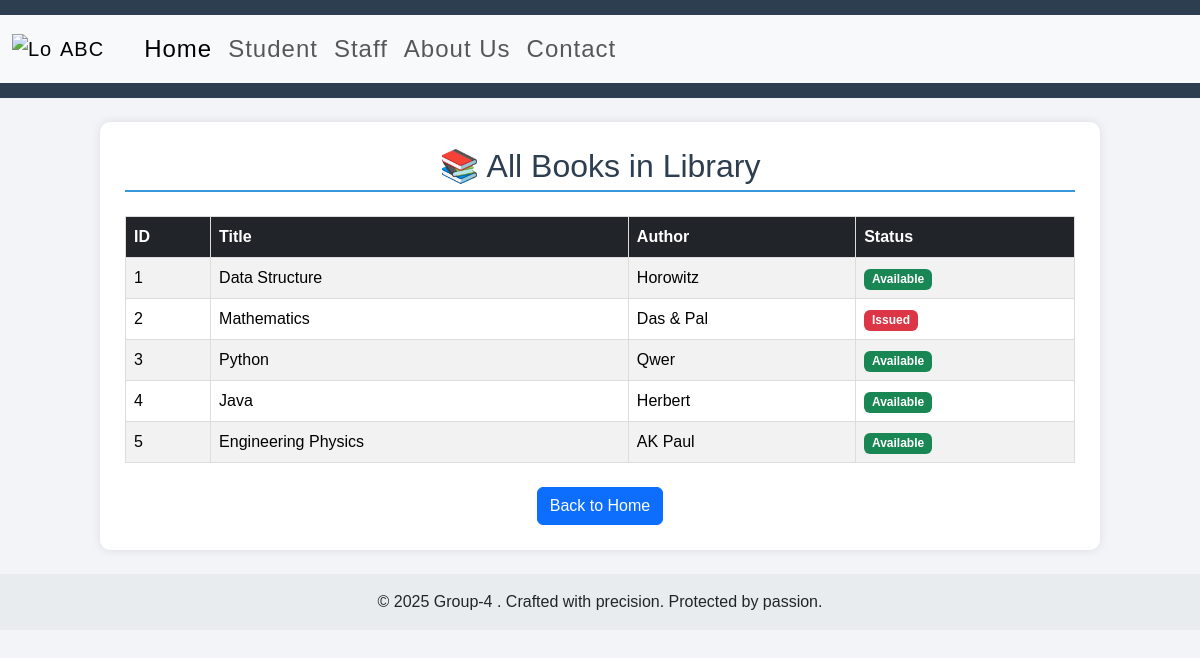
/books, run on the app's committed database.
### app.py (models this page shows)
class Book(db.Model):
    id = db.Column(db.Integer,primary_key=True)
    title = db.Column(db.String(50))
    author = db.Column(db.String(50))
    user = db.Column(db.String(10),default=None) #took
    date = db.Column(db.Date,default=None) #when

### app.py (the view)
@app.route("/books")
def View_Books():
    return render_template("books.html", books=Book.query.all())

### templates/books.html (shortened to what this page needs)
{% extends "base.html" %}
{% block b %}
<div class="container my-4">
    <h2 class="text-center mb-4">📚 All Books in Library</h2>
    {% if books %}
    <table class="table table-striped">
        <thead class="table-dark">
            <tr>
                <th>ID</th>
                <th>Title</th>
                <th>Author</th>
                <th>Status</th>
            </tr>
        </thead>
        <tbody>
            {% for book in books %}
            <tr>
                <td>{{ book.id }}</td>
                <td>{{ book.title }}</td>
                <td>{{ book.author }}</td>
                <td>
                    {% if book.user %}
                        <span class="badge bg-danger">Issued</span>
                    {% else %}
                        <span class="badge bg-success">Available</span>
                    {% endif %}
                </td>
            </tr>
            {% endfor %}
        </tbody>
    </table>
    {% else %}
    <div class="alert alert-info text-center">
        <h4>No books found in the library</h4>
        <p>Books will appear here once they are added to the database.</p>
    </div>
    {% endif %}
    <div class="text-center mt-4">
        <a href="/" class="btn btn-primary">Back to Home</a>
    </div>
</div>
{% endblock %}

### templates/base.html (shortened to what this page needs)
<!DOCTYPE html>
<html lang="en">
<head>
  <link href="https://cdn.jsdelivr.net/npm/bootstrap@5.3.7/dist/css/bootstrap.min.css" rel="stylesheet"
>
  <link rel="stylesheet" href="{{ url_for('static', filename='style.css') }}">
</head>
<header>
  <nav class="navbar navbar-expand-lg bg-body-tertiary">
    <div class="container-fluid">
      <a class="navbar-brand d-flex align-items-center" href="https://stcet.ac.in/">
        <img src="https://d2gg9evh47fn9z.cloudfront.net/800px_COLOURBOX10193260.jpg" alt="Logo" width="40" height="30"
          class="me-2">ABC
      </a>
      <div class="collapse navbar-collapse gap-2" id="mainNavbar">
        <div class="navbar-nav ms-3">
          <a class="nav-link active" aria-current="page" href="/">Home</a>
          <a class="nav-link" href="/student">Student</a>
          <a class="nav-link" href="/staff">Staff</a>
          <a class="nav-link" href="/abtus">About Us</a>
          <a class="nav-link" href="/cnt">Contact</a>
        </div>
      </div>
    </div>
  </nav>
</header>
<body>
  {% block b %}
  {% endblock b %}
</body>
<footer class="text-center py-3 bg-body-secondary">
  &copy; 2025 Group-4 . Crafted with precision. Protected by passion.
</footer>
</html>

### static/style.css (style rules this page uses)
body { font-family: 'Poppins', sans-serif; background: #f2f4f7; margin: 0; padding: 0; }
header { background: #2c3e50; color: #fff; padding: 15px 0; text-align: center; font-size: 24px; letter-spacing: 1px; }
.container { width: 90%; max-width: 1000px; margin: 30px auto; background: #fff; padding: 25px; border-radius: 10px; box-shadow: 0 0 10px rgba(0,0,0,0.1); }
h2 { color: #2c3e50; margin-bottom: 10px; border-bottom: 2px solid #3498db; padding-bottom: 5px; }
table { width: 100%; border-collapse: collapse; margin-top: 10px; }
th, td { border: 1px solid #ddd; text-align: left; padding: 10px; }
th { background-color: #3498db; color: white; }
tr:nth-child(even) { background-color: #f9f9f9; }

### data on the page
Book: id "1", title "Data Structure", author "Horowitz", shows "Available"
Book: id "2", title "Mathematics", author "Das & Pal", user "Issued"
Book: id "3", title "Python", author "Qwer", shows "Available"
Book: id "4", title "Java", author "Herbert", shows "Available"
Book: id "5", title "Engineering Physics", author "AK Paul", shows "Available"
